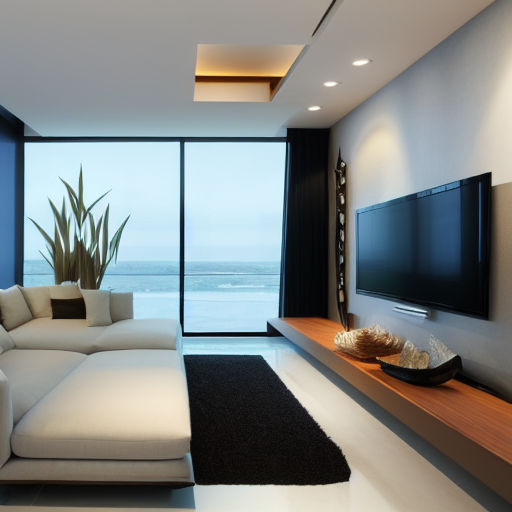
#> input picture img3.jpg, 512 x 512 px
$ python shadow_less.py
#> lines starting #> are read from the running program, lines starting #| are printed output that depends on the picture; after the words box and inside, x2 and y2 are one past the last pixel; in counts of white or black regions, pixels touching at a corner belong together
import cv2
import numpy as np

def rgb_to_hex(rgb):
    """Convert an RGB color to HEX format."""
    return '#{:02x}{:02x}{:02x}'.format(rgb[0], rgb[1], rgb[2])

def generate_shadowless_image(image: np.ndarray, blur_ksize: int = 5, quantization_level: int = 15) -> np.ndarray:
    """
    Generate a shadow-less, solid-color version of the input image by reducing color variations due to shadows.

    Parameters:
        image (np.ndarray): The input image in BGR format.
        blur_ksize (int): Kernel size for Gaussian blur. Larger values blur more, reducing shadow details.
        quantization_level (int): The level of color quantization. Lower values result in fewer unique colors.

    Returns:
        np.ndarray: The shadow-less, solid-color image, unique colors, and their counts.
    """

    # Step 1: Apply Gaussian Blur to reduce sharp shadow transitions
    blurred_image = cv2.GaussianBlur(image, (blur_ksize, blur_ksize), 0)

    # Step 2: Convert image to LAB color space and apply histogram equalization to normalize lighting
    lab_image = cv2.cvtColor(blurred_image, cv2.COLOR_BGR2LAB)
    l_channel, a_channel, b_channel = cv2.split(lab_image)
    l_channel_eq = cv2.equalizeHist(l_channel)  # Equalize the L (brightness) channel
    lab_image_eq = cv2.merge([l_channel_eq, a_channel, b_channel])
    equalized_image = cv2.cvtColor(lab_image_eq, cv2.COLOR_LAB2BGR)

    # Step 3: Apply color quantization to merge similar colors
    pixels = equalized_image.reshape((-1, 3))
    pixels = np.float32(pixels)

    # Define criteria for KMeans
    criteria = (cv2.TERM_CRITERIA_EPS + cv2.TERM_CRITERIA_MAX_ITER, 100, 0.2)

    # Apply KMeans clustering to reduce the number of colors
    _, labels, centers = cv2.kmeans(pixels, quantization_level, None, criteria, 10, cv2.KMEANS_RANDOM_CENTERS)

    # Convert the centers back to 8-bit values and assign them to the pixels
    centers = np.uint8(centers)
    quantized_image = centers[labels.flatten()]
    quantized_image = quantized_image.reshape(equalized_image.shape)

    return quantized_image, centers, labels

def label_colors(image: np.ndarray, centers: np.ndarray, labels: np.ndarray) -> np.ndarray:
    """
    Label the unique colors in the image with their hex codes and percentages.

    Parameters:
        image (np.ndarray): The image to label.
        centers (np.ndarray): The unique colors in the image.
        labels (np.ndarray): The labels from KMeans clustering.

    Returns:
        np.ndarray: The image with labeled colors and percentages.
    """
    labeled_image = image.copy()
    unique, counts = np.unique(labels, return_counts=True)

    # Total number of pixels in the image
    total_pixels = image.shape[0] * image.shape[1]

    # Prepare color data for labeling
    color_data = []
    for idx, count in zip(unique, counts):
        color_percentage = (count / total_pixels) * 100
        color_data.append((centers[idx], rgb_to_hex(centers[idx]), color_percentage))

    # Sort color data by percentage in descending order
    color_data.sort(key=lambda x: x[2], reverse=True)

    # Limit to the top 15 colors
    color_data = color_data[:15]

    # Set initial position for labels
    x_offset = 10
    y_offset = 20
    spacing = 40  # Spacing between color labels

    for color, hex_color, percentage in color_data:
        label_position = (x_offset, y_offset)

        # Draw rectangle for the color
        cv2.rectangle(labeled_image, (x_offset, y_offset - 20),
                      (x_offset + 30, y_offset), color.tolist())

        # Put the hex color code and percentage as text
        label_text = f"{hex_color} ({percentage:.2f}%)"
        cv2.putText(labeled_image, label_text,
                    (x_offset + 40, y_offset),
                    cv2.FONT_HERSHEY_SIMPLEX, 0.5, (255, 255, 255), 1)

        # Update y_offset for the next label
        y_offset += spacing

    return labeled_image

# Example usage
if __name__ == "__main__":
    # Load the image using OpenCV (change to your image path)
    image = cv2.imread('img3.jpg')
#> image is the input picture: shape (512, 512, 3); mean B, G, R 132, 133.7, 130

    # Generate shadow-less, solid color image
    shadowless_image, centers, labels = generate_shadowless_image(image, blur_ksize=5, quantization_level=15)
#> in generate_shadowless_image, `lab_image = cv2.cvtColor(blurred_image, cv2.COLOR_BGR2LAB)`: lab_image: shape (512, 512, 3); mean of channels 0, 1, 2 138.6, 127.3, 128.9
#> in generate_shadowless_image, `l_channel, a_channel, b_channel = cv2.split(lab_image)`:
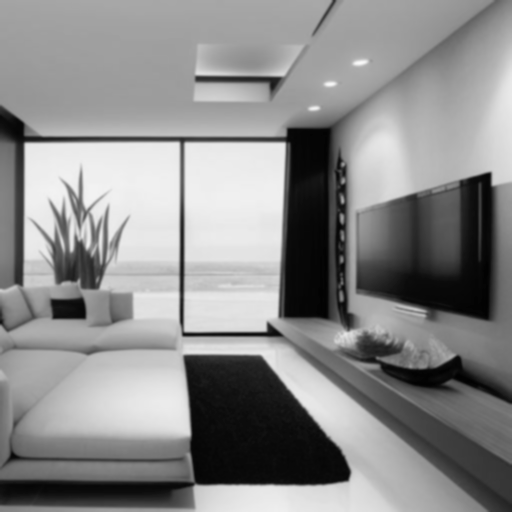
#> l_channel: shape (512, 512); min 1, max 249, mean 138.6
#> in generate_shadowless_image, `l_channel, a_channel, b_channel = cv2.split(lab_image)`:
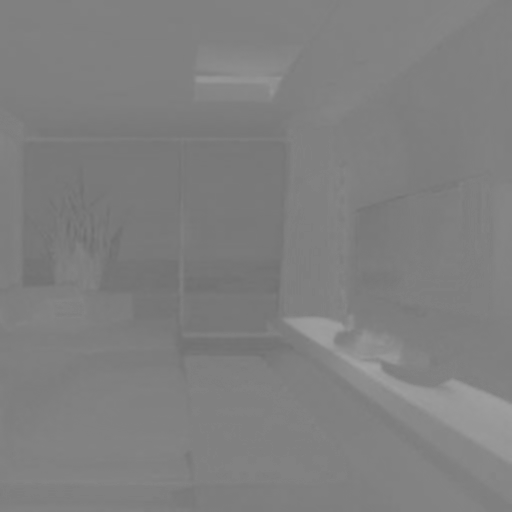
#> a_channel: shape (512, 512); min 109, max 164, mean 127.3
#> in generate_shadowless_image, `l_channel_eq = cv2.equalizeHist(l_channel)`:
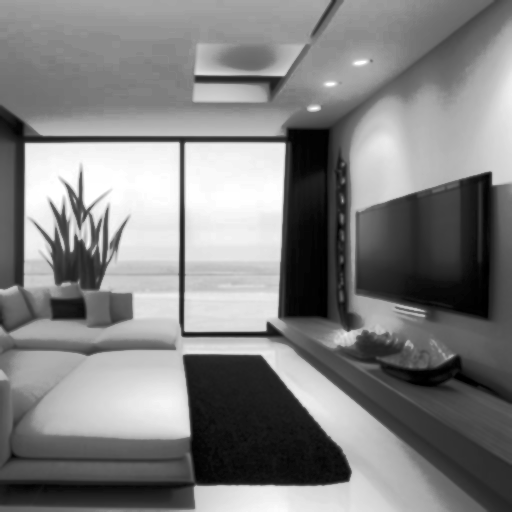
#> l_channel_eq: shape (512, 512); min 0, max 255, mean 128.4
#> in generate_shadowless_image, `lab_image_eq = cv2.merge([l_channel_eq, a_channel, b_channel])`: lab_image_eq: shape (512, 512, 3); mean of channels 0, 1, 2 128.4, 127.3, 128.9
#> in generate_shadowless_image, `equalized_image = cv2.cvtColor(lab_image_eq, cv2.COLOR_LAB2BGR)`:
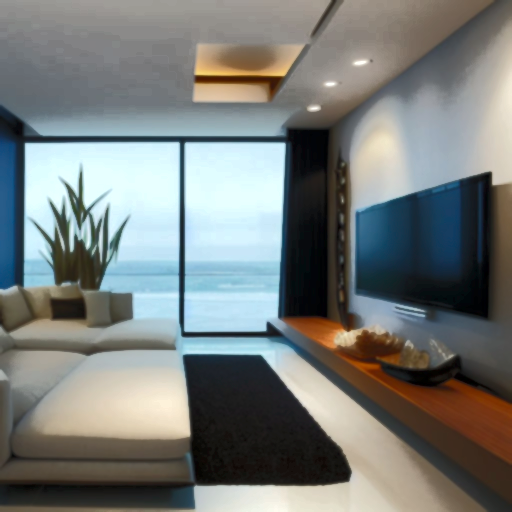
#> equalized_image: shape (512, 512, 3); mean B, G, R 121.8, 124, 119.9
#> in generate_shadowless_image, `_, labels, centers = cv2.kmeans(pixels, quantization_level, None, crit..`: centers = 15 rows, first 8: [35.42, 42.63, 49.73], [253.5, 248.7, 221.2], [244, 227.5, 191.2], [183.8, 176.3, 159.4], [196.8, 212.8, 219.6], [144.2, 151.5, 155.2], [218.8, 200.7, 155.3], [18.81, 53.41, 109]
#> in generate_shadowless_image, `centers = np.uint8(centers)`: centers = 15 rows, first 8: [35, 42, 49], [253, 248, 221], [243, 227, 191], [183, 176, 159], [196, 212, 219], [144, 151, 155], [218, 200, 155], [18, 53, 109]
#> in generate_shadowless_image, `quantized_image = quantized_image.reshape(equalized_image.shape)`:
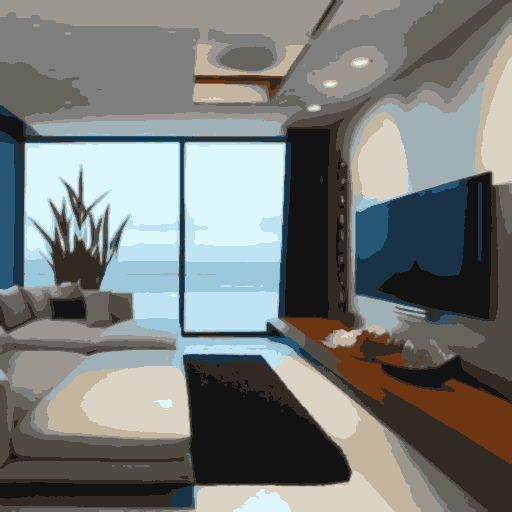
#> quantized_image: shape (512, 512, 3); mean B, G, R 121.3, 123.5, 119.5

    # Label the colors in the image with hex codes and percentages
    labeled_image = label_colors(shadowless_image, centers, labels)
#> in label_colors, `unique, counts = np.unique(labels, return_counts=True)`: unique = [0, 1, 2, 3, 4, 5, 6, 7, 8, 9, 10, 11, 12, 13, 14]; counts = [22195, 21221, 10625, 15908, 19026, 24108, 8799, 8242, 31214, 13205, 11594, 23181, 5228, 20450, 27148]
#> the loop in label_colors, `for idx, count in zip(unique, counts):` made 15 passes
#> (count, color_percentage) on passes 1 to 12: (22195, 8.47), (21221, 8.1), (10625, 4.05), (15908, 6.07), (19026, 7.26), (24108, 9.2), (8799, 3.36), (8242, 3.14), (31214, 11.91), (13205, 5.04), (11594, 4.42), (23181, 8.84)
#> after the loop in label_colors, `for idx, count in zip(unique, counts):`: color_data = 15 items, first 6: ([35, 42, 49], '#232a31', 8.47), ([253, 248, 221], '#fdf8dd', 8.1), ([243, 227, 191], '#f3e3bf', 4.05), ([183, 176, 159], '#b7b09f', 6.07), ([196, 212, 219], '#c4d4db', 7.26), ([144, 151, 155], '#90979b', 9.2)
#> in label_colors, `color_data = color_data[:15]`: color_data = 15 items, first 6: ([19, 18, 18], '#131212', 11.91), ([125, 127, 126], '#7d7f7e', 10.36), ([144, 151, 155], '#90979b', 9.2), ([94, 100, 103], '#5e6467', 8.84), ([35, 42, 49], '#232a31', 8.47), ([253, 248, 221], '#fdf8dd', 8.1)
#> the loop in label_colors, `for color, hex_color, percentage in color_data:` made 15 passes
#> (color, hex_color, percentage, label_position, y_offset) on passes 1, 2, 9, 10, 11, 13, 14, 15: ([19, 18, 18], '#131212', 11.91, (10, 20), 60), ([125, 127, 126], '#7d7f7e', 10.36, (10, 60), 100), ([183, 176, 159], '#b7b09f', 6.07, (10, 340), 380), ([70, 51, 25], '#463319', 5.04, (10, 380), 420), ([158, 181, 196], '#9eb5c4', 4.42, (10, 420), 460), ([218, 200, 155], '#dac89b', 3.36, (10, 500), 540), ([18, 53, 109], '#12356d', 3.14, (10, 540), 580), ([119, 87, 39], '#775727', 1.99, (10, 580), 620)
#> (color, hex_color, percentage, label_position, label_text, y_offset) on passes 3, 6, 8, 12: ([144, 151, 155], '#90979b', 9.2, (10, 100), '#90979b (9.20%)', 140), ([253, 248, 221], '#fdf8dd', 8.1, (10, 220), '#fdf8dd (8.10%)', 260), ([196, 212, 219], '#c4d4db', 7.26, (10, 300), '#c4d4db (7.26%)', 340), ([243, 227, 191], '#f3e3bf', 4.05, (10, 460), '#f3e3bf (4.05%)', 500)
#> after the loop in label_colors, `for color, hex_color, percentage in color_data:`:
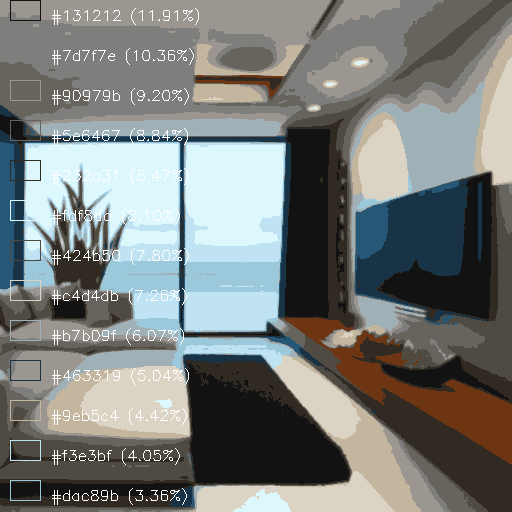
#> labeled_image: shape (512, 512, 3); 2.12% of pixels changed, all inside (x1, y1, x2, y2) = (10, 0, 199, 505)
#> after the loop in label_colors, `for color, hex_color, percentage in color_data:`: y_offset = 620

    # Save the result to a file (optional)
    cv2.imwrite('labeled_shadowless_image_with_percentages.jpg', labeled_image)

    # Display the result
    cv2.imshow('Labeled Shadow-less Image', labeled_image)
    cv2.waitKey(0)
    cv2.destroyAllWindows()
